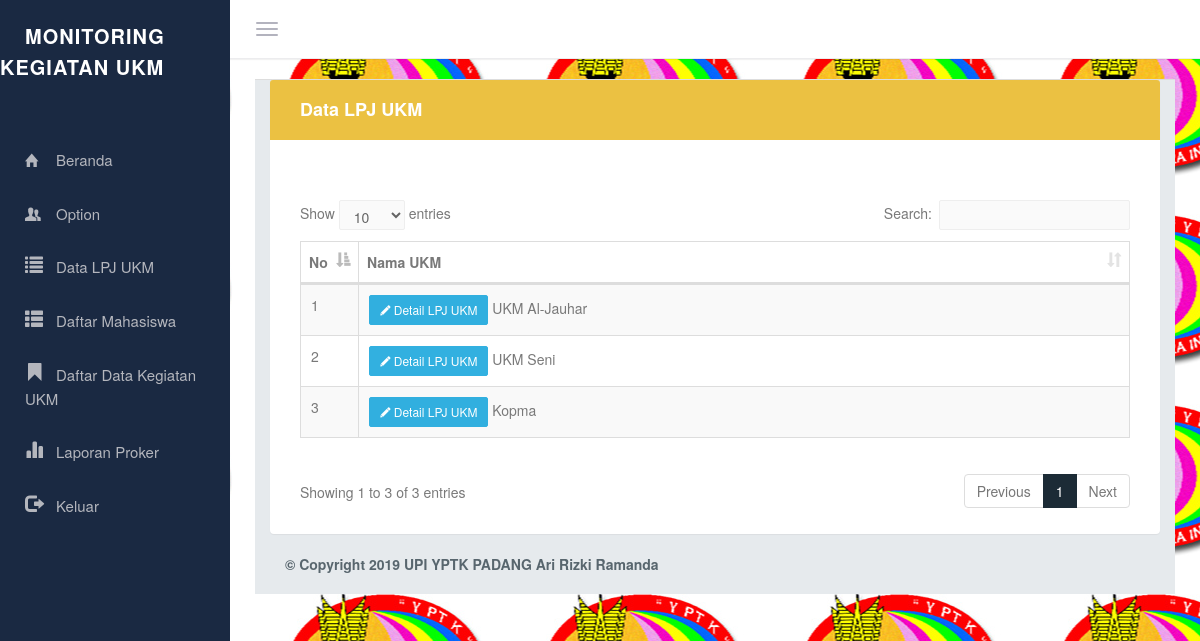
The app's page /media.php?page=ormawalpj&ormawalpj=active (signed in) with its own data.
### tables this page shows
CREATE TABLE IF NOT EXISTS `ormawa` (
  `OrmawaID` varchar(100) NOT NULL,
  `PimpinanID` varchar(100) NOT NULL,
  `NamaOrmawa` varchar(100) NOT NULL,
  `PenanggungJawab` varchar(100) NOT NULL,
  `Pembimbing` varchar(100) NOT NULL,
  `Username` varchar(100) NOT NULL,
  `Password` varchar(100) NOT NULL,
  `NA` enum('N','A') NOT NULL DEFAULT 'A',
  `LevelID` enum('2') DEFAULT '2',
  `Foto` varchar(100) NOT NULL,
  PRIMARY KEY (`OrmawaID`)
);

### pages/ormawalpj.php (the view, shortened to what this page needs)
<div class="col-lg-12">
    <div class="panel panel-color panel-warning">
        <div class="panel-heading">
            <h3 class="panel-title">Data LPJ UKM</h3>
        </div>
        <div class="panel-body">
			 <br><br>
           <table  id="datatable" class="table table-striped table-bordered">
            <thead>
                <tr>
                    <th width="1%">No</th>
                    <th>Nama UKM</th>
                </tr>
            </thead>
            <tbody>
            	<?php
		          $no =1;
		          $result = mysqli_query($koneksi,"SELECT * FROM ormawa as a
          						 LEFT JOIN pimpinan as b
          						 ON a.PimpinanID = b.PimpinanID");
		          while ($data=mysqli_fetch_array($result))
				  {
		        ?>
                <tr>
                    <td><?php echo $no++; ?></td>
                    <td>
			            <a href="?page=detail_ormawalpj&user=active&OrmawaID=<?php echo $data['OrmawaID']; ?>&Akun=active" class="btn btn-info btn-sm">
						  <i class="ion-edit"></i> Detail LPJ UKM
						</a>
                    	<?php echo $data['NamaOrmawa']; ?></td>
                </tr>
               	<?php } ?>
            </tbody>
        </table>
  </div>
    </div>

### css/style.css (style rules this page uses)
body { color: #797979; background-color: #edf0f0; font-family: 'Source Sans Pro', 'Helvetica Neue', Helvetica, Arial, sans-serif; padding: 0px !important; margin: 0px !important; font-size: 14px; position: relative; }
body, html { overflow-x: hidden; }
#datatable td { font-weight: normal; }

### css/helper.css (style rules this page uses)
.bx-s, .panel, .portlet, .nav.nav-tabs+.tab-content, .tabs-vertical-env .tab-content, .widget-panel, .profile-widget, .profile-widget img, .tiles, .tile-stats, .mini-stat, header { -webkit-box-shadow: 0 1px 1px rgba(0, 0, 0, 0.05); -moz-box-shadow: 0 1px 1px rgba(0, 0, 0, 0.05); box-shadow: 0 1px 1px rgba(0, 0, 0, 0.05); }

### records on screen
ormawa: NamaOrmawa "UKM Al-Jauhar"
ormawa: NamaOrmawa "UKM Seni"
ormawa: NamaOrmawa "Kopma"
